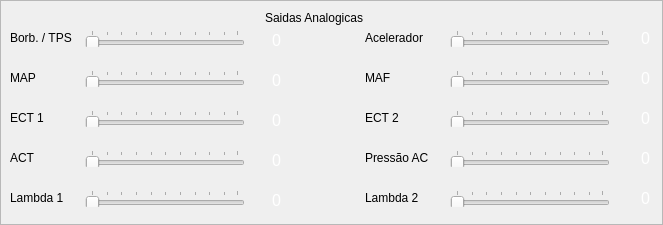
     <widget class="QFrame" name="frame_3">
      <property name="geometry">
       <rect>
        <x>0</x>
        <y>400</y>
        <width>663</width>
        <height>225</height>
       </rect>
      </property>
      <property name="frameShape">
       <enum>QFrame::StyledPanel</enum>
      </property>
      <property name="frameShadow">
       <enum>QFrame::Raised</enum>
      </property>
      <widget class="QSlider" name="slider_0">
       <property name="geometry">
        <rect>
         <x>85</x>
         <y>30</y>
         <width>160</width>
         <height>17</height>
        </rect>
       </property>
       <property name="orientation">
        <enum>Qt::Horizontal</enum>
       </property>
       <property name="tickPosition">
        <enum>QSlider::TicksAbove</enum>
       </property>
      </widget>
      <widget class="QLabel" name="slival_0">
       <property name="geometry">
        <rect>
         <x>250</x>
         <y>30</y>
         <width>31</width>
         <height>20</height>
        </rect>
       </property>
       <property name="font">
        <font>
         <pointsize>12</pointsize>
        </font>
       </property>
       <property name="styleSheet">
        <string notr="true">color: rgb(255, 255, 255);</string>
       </property>
       <property name="text">
        <string>0</string>
       </property>
       <property name="alignment">
        <set>Qt::AlignRight|Qt::AlignTrailing|Qt::AlignVCenter</set>
       </property>
      </widget>
      <widget class="QLabel" name="slival_2">
       <property name="geometry">
        <rect>
         <x>250</x>
         <y>70</y>
         <width>31</width>
         <height>20</height>
        </rect>
       </property>
       <property name="font">
        <font>
         <pointsize>12</pointsize>
        </font>
       </property>
       <property name="styleSheet">
        <string notr="true">color: rgb(255, 255, 255);</string>
       </property>
       <property name="text">
        <string>0</string>
       </property>
       <property name="alignment">
        <set>Qt::AlignRight|Qt::AlignTrailing|Qt::AlignVCenter</set>
       </property>
      </widget>
      <widget class="QSlider" name="slider_2">
       <property name="geometry">
        <rect>
         <x>85</x>
         <y>70</y>
         <width>160</width>
         <height>17</height>
        </rect>
       </property>
       <property name="orientation">
        <enum>Qt::Horizontal</enum>
       </property>
       <property name="tickPosition">
        <enum>QSlider::TicksAbove</enum>
       </property>
      </widget>
      <widget class="QLabel" name="slival_1">
       <property name="geometry">
        <rect>
         <x>610</x>
         <y>30</y>
         <width>40</width>
         <height>16</height>
        </rect>
       </property>
       <property name="font">
        <font>
         <pointsize>12</pointsize>
        </font>
       </property>
       <property name="styleSheet">
        <string notr="true">color: rgb(255, 255, 255);</string>
       </property>
       <property name="frameShape">
        <enum>QFrame::NoFrame</enum>
       </property>
       <property name="frameShadow">
        <enum>QFrame::Sunken</enum>
       </property>
       <property name="text">
        <string>0</string>
       </property>
       <property name="alignment">
        <set>Qt::AlignRight|Qt::AlignTrailing|Qt::AlignVCenter</set>
       </property>
      </widget>
      <widget class="QSlider" name="slider_1">
       <property name="geometry">
        <rect>
         <x>450</x>
         <y>30</y>
         <width>160</width>
         <height>17</height>
        </rect>
       </property>
       <property name="orientation">
        <enum>Qt::Horizontal</enum>
       </property>
       <property name="tickPosition">
        <enum>QSlider::TicksAbove</enum>
       </property>
      </widget>
      <widget class="QSlider" name="slider_3">
       <property name="geometry">
        <rect>
         <x>450</x>
         <y>70</y>
         <width>160</width>
         <height>17</height>
        </rect>
       </property>
       <property name="orientation">
        <enum>Qt::Horizontal</enum>
       </property>
       <property name="tickPosition">
        <enum>QSlider::TicksAbove</enum>
       </property>
      </widget>
      <widget class="QLabel" name="slival_3">
       <property name="geometry">
        <rect>
         <x>610</x>
         <y>70</y>
         <width>40</width>
         <height>16</height>
        </rect>
       </property>
       <property name="font">
        <font>
         <pointsize>12</pointsize>
        </font>
       </property>
       <property name="styleSheet">
        <string notr="true">color: rgb(255, 255, 255);</string>
       </property>
       <property name="text">
        <string>0</string>
       </property>
       <property name="alignment">
        <set>Qt::AlignRight|Qt::AlignTrailing|Qt::AlignVCenter</set>
       </property>
      </widget>
      <widget class="QSlider" name="slider_5">
       <property name="geometry">
        <rect>
         <x>450</x>
         <y>110</y>
         <width>160</width>
         <height>17</height>
        </rect>
       </property>
       <property name="orientation">
        <enum>Qt::Horizontal</enum>
       </property>
       <property name="tickPosition">
        <enum>QSlider::TicksAbove</enum>
       </property>
      </widget>
      <widget class="QLabel" name="slival_5">
       <property name="geometry">
        <rect>
         <x>610</x>
         <y>110</y>
         <width>40</width>
         <height>16</height>
        </rect>
       </property>
       <property name="font">
        <font>
         <pointsize>12</pointsize>
        </font>
       </property>
       <property name="styleSheet">
        <string notr="true">color: rgb(255, 255, 255);</string>
       </property>
       <property name="text">
        <string>0</string>
       </property>
       <property name="alignment">
        <set>Qt::AlignRight|Qt::AlignTrailing|Qt::AlignVCenter</set>
       </property>
      </widget>
      <widget class="QLabel" name="label_7">
       <property name="geometry">
        <rect>
         <x>365</x>
         <y>30</y>
         <width>68</width>
         <height>16</height>
        </rect>
       </property>
       <property name="mouseTracking">
        <bool>true</bool>
       </property>
       <property name="focusPolicy">
        <enum>Qt::StrongFocus</enum>
       </property>
       <property name="styleSheet">
        <string notr="true"/>
       </property>
       <property name="text">
        <string>Acelerador</string>
       </property>
      </widget>
      <widget class="QLabel" name="slival_4">
       <property name="geometry">
        <rect>
         <x>250</x>
         <y>110</y>
         <width>31</width>
         <height>20</height>
        </rect>
       </property>
       <property name="font">
        <font>
         <pointsize>12</pointsize>
        </font>
       </property>
       <property name="styleSheet">
        <string notr="true">color: rgb(255, 255, 255);</string>
       </property>
       <property name="text">
        <string>0</string>
       </property>
       <property name="alignment">
        <set>Qt::AlignRight|Qt::AlignTrailing|Qt::AlignVCenter</set>
       </property>
      </widget>
      <widget class="QSlider" name="slider_4">
       <property name="geometry">
        <rect>
         <x>85</x>
         <y>110</y>
         <width>160</width>
         <height>17</height>
        </rect>
       </property>
       <property name="orientation">
        <enum>Qt::Horizontal</enum>
       </property>
       <property name="tickPosition">
        <enum>QSlider::TicksAbove</enum>
       </property>
      </widget>
      <widget class="QLabel" name="label_9">
       <property name="geometry">
        <rect>
         <x>365</x>
         <y>70</y>
         <width>68</width>
         <height>16</height>
        </rect>
       </property>
       <property name="mouseTracking">
        <bool>true</bool>
       </property>
       <property name="focusPolicy">
        <enum>Qt::StrongFocus</enum>
       </property>
       <property name="styleSheet">
        <string notr="true"/>
       </property>
       <property name="text">
        <string>MAF</string>
       </property>
      </widget>
      <widget class="QLabel" name="label_10">
       <property name="geometry">
        <rect>
         <x>365</x>
         <y>110</y>
         <width>68</width>
         <height>16</height>
        </rect>
       </property>
       <property name="mouseTracking">
        <bool>true</bool>
       </property>
       <property name="focusPolicy">
        <enum>Qt::StrongFocus</enum>
       </property>
       <property name="styleSheet">
        <string notr="true"/>
       </property>
       <property name="text">
        <string>ECT 2</string>
       </property>
      </widget>
      <widget class="QLabel" name="label_11">
       <property name="geometry">
        <rect>
         <x>10</x>
         <y>30</y>
         <width>65</width>
         <height>16</height>
        </rect>
       </property>
       <property name="mouseTracking">
        <bool>true</bool>
       </property>
       <property name="focusPolicy">
        <enum>Qt::StrongFocus</enum>
       </property>
       <property name="styleSheet">
        <string notr="true"/>
       </property>
       <property name="text">
        <string>Borb. / TPS</string>
       </property>
       <property name="textFormat">
        <enum>Qt::AutoText</enum>
       </property>
      </widget>
      <widget class="QLabel" name="label_12">
       <property name="geometry">
        <rect>
         <x>10</x>
         <y>70</y>
         <width>65</width>
         <height>16</height>
        </rect>
       </property>
       <property name="mouseTracking">
        <bool>true</bool>
       </property>
       <property name="focusPolicy">
        <enum>Qt::StrongFocus</enum>
       </property>
       <property name="styleSheet">
        <string notr="true"/>
       </property>
       <property name="text">
        <string>MAP</string>
       </property>
      </widget>
      <widget class="QLabel" name="label_13">
       <property name="geometry">
        <rect>
         <x>10</x>
         <y>110</y>
         <width>65</width>
         <height>16</height>
        </rect>
       </property>
       <property name="mouseTracking">
        <bool>true</bool>
       </property>
       <property name="focusPolicy">
        <enum>Qt::StrongFocus</enum>
       </property>
       <property name="styleSheet">
        <string notr="true"/>
       </property>
       <property name="text">
        <string>ECT 1</string>
       </property>
      </widget>
      <widget class="QSlider" name="slider_6">
       <property name="geometry">
        <rect>
         <x>85</x>
         <y>150</y>
         <width>160</width>
         <height>17</height>
        </rect>
       </property>
       <property name="orientation">
        <enum>Qt::Horizontal</enum>
       </property>
       <property name="tickPosition">
        <enum>QSlider::TicksAbove</enum>
       </property>
      </widget>
      <widget class="QLabel" name="label_14">
       <property name="geometry">
        <rect>
         <x>10</x>
         <y>150</y>
         <width>65</width>
         <height>16</height>
        </rect>
       </property>
       <property name="mouseTracking">
        <bool>true</bool>
       </property>
       <property name="focusPolicy">
        <enum>Qt::StrongFocus</enum>
       </property>
       <property name="styleSheet">
        <string notr="true"/>
       </property>
       <property name="text">
        <string>ACT</string>
       </property>
      </widget>
      <widget class="QLabel" name="slival_6">
       <property name="geometry">
        <rect>
         <x>250</x>
         <y>150</y>
         <width>31</width>
         <height>20</height>
        </rect>
       </property>
       <property name="font">
        <font>
         <pointsize>12</pointsize>
        </font>
       </property>
       <property name="styleSheet">
        <string notr="true">color: rgb(255, 255, 255);</string>
       </property>
       <property name="text">
        <string>0</string>
       </property>
       <property name="alignment">
        <set>Qt::AlignRight|Qt::AlignTrailing|Qt::AlignVCenter</set>
       </property>
      </widget>
      <widget class="QLabel" name="slival_9">
       <property name="geometry">
        <rect>
         <x>610</x>
         <y>190</y>
         <width>40</width>
         <height>16</height>
        </rect>
       </property>
       <property name="font">
        <font>
         <pointsize>12</pointsize>
        </font>
       </property>
       <property name="styleSheet">
        <string notr="true">color: rgb(255, 255, 255);</string>
       </property>
       <property name="text">
        <string>0</string>
       </property>
       <property name="alignment">
        <set>Qt::AlignRight|Qt::AlignTrailing|Qt::AlignVCenter</set>
       </property>
      </widget>
      <widget class="QSlider" name="slider_9">
       <property name="geometry">
        <rect>
         <x>450</x>
         <y>190</y>
         <width>160</width>
         <height>17</height>
        </rect>
       </property>
       <property name="orientation">
        <enum>Qt::Horizontal</enum>
       </property>
       <property name="tickPosition">
        <enum>QSlider::TicksAbove</enum>
       </property>
      </widget>
      <widget class="QLabel" name="label_17">
       <property name="geometry">
        <rect>
         <x>365</x>
         <y>190</y>
         <width>68</width>
         <height>16</height>
        </rect>
       </property>
       <property name="mouseTracking">
        <bool>true</bool>
       </property>
       <property name="focusPolicy">
        <enum>Qt::StrongFocus</enum>
       </property>
       <property name="styleSheet">
        <string notr="true"/>
       </property>
       <property name="text">
        <string>Lambda 2</string>
       </property>
      </widget>
      <widget class="QLabel" name="label_18">
       <property name="geometry">
        <rect>
         <x>10</x>
         <y>190</y>
         <width>65</width>
         <height>16</height>
        </rect>
       </property>
       <property name="mouseTracking">
        <bool>true</bool>
       </property>
       <property name="focusPolicy">
        <enum>Qt::StrongFocus</enum>
       </property>
       <property name="styleSheet">
        <string notr="true"/>
       </property>
       <property name="text">
        <string>Lambda 1</string>
       </property>
      </widget>
      <widget class="QSlider" name="slider_8">
       <property name="geometry">
        <rect>
         <x>85</x>
         <y>190</y>
         <width>160</width>
         <height>17</height>
        </rect>
       </property>
       <property name="orientation">
        <enum>Qt::Horizontal</enum>
       </property>
       <property name="tickPosition">
        <enum>QSlider::TicksAbove</enum>
       </property>
      </widget>
      <widget class="QLabel" name="slival_8">
       <property name="geometry">
        <rect>
         <x>250</x>
         <y>190</y>
         <width>31</width>
         <height>20</height>
        </rect>
       </property>
       <property name="font">
        <font>
         <pointsize>12</pointsize>
        </font>
       </property>
       <property name="styleSheet">
        <string notr="true">color: rgb(255, 255, 255);</string>
       </property>
       <property name="text">
        <string>0</string>
       </property>
       <property name="alignment">
        <set>Qt::AlignRight|Qt::AlignTrailing|Qt::AlignVCenter</set>
       </property>
      </widget>
      <widget class="QSlider" name="slider_7">
       <property name="geometry">
        <rect>
         <x>450</x>
         <y>150</y>
         <width>160</width>
         <height>17</height>
        </rect>
       </property>
       <property name="orientation">
        <enum>Qt::Horizontal</enum>
       </property>
       <property name="tickPosition">
        <enum>QSlider::TicksAbove</enum>
       </property>
      </widget>
      <widget class="QLabel" name="label_20">
       <property name="geometry">
        <rect>
         <x>365</x>
         <y>150</y>
         <width>68</width>
         <height>16</height>
        </rect>
       </property>
       <property name="mouseTracking">
        <bool>true</bool>
       </property>
       <property name="focusPolicy">
        <enum>Qt::StrongFocus</enum>
       </property>
       <property name="styleSheet">
        <string notr="true"/>
       </property>
       <property name="text">
        <string>Pressão AC</string>
       </property>
      </widget>
      <widget class="QLabel" name="slival_7">
       <property name="geometry">
        <rect>
         <x>610</x>
         <y>150</y>
         <width>40</width>
         <height>16</height>
        </rect>
       </property>
       <property name="font">
        <font>
         <pointsize>12</pointsize>
        </font>
       </property>
       <property name="styleSheet">
        <string notr="true">color: rgb(255, 255, 255);</string>
       </property>
       <property name="text">
        <string>0</string>
       </property>
       <property name="alignment">
        <set>Qt::AlignRight|Qt::AlignTrailing|Qt::AlignVCenter</set>
       </property>
      </widget>
      <widget class="QLabel" name="label_3">
       <property name="geometry">
        <rect>
         <x>265</x>
         <y>10</y>
         <width>111</width>
         <height>16</height>
        </rect>
       </property>
       <property name="frameShape">
        <enum>QFrame::NoFrame</enum>
       </property>
       <property name="text">
        <string>Saidas Analogicas</string>
       </property>
      </widget>
     </widget>
